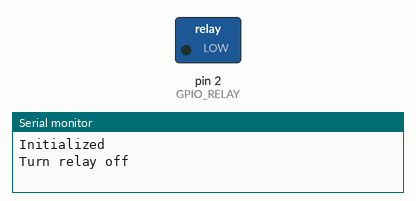
Recording of a sketch running on a simulated Arduino Uno, built with avr-gcc and run on an emulated ATmega328P. On the bench: switched loads named in the sketch (green lamp = pin HIGH), the last lines printed to the serial monitor.

Above: at 2.5 s.
At 7.5 s:
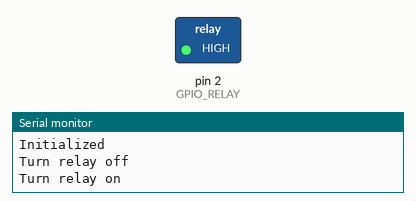
Timing chart, 0 to 13.0 s (numbered marks = the images above):
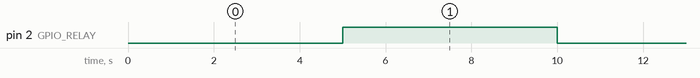

Measured:
- by itself, pin 2 (GPIO_RELAY): alternates HIGH for 5.0 s and LOW for 5.0 s

The sketch:

main.ino
```cpp
// (licence header left out)
#include <Arduino.h>

#define GPIO_RELAY 2
#define TIMER 5000

#define LOG Serial.println

void setup(void)
{
  Serial.begin(115200);
  pinMode(GPIO_RELAY, OUTPUT);
  LOG("Initialized");
}

void loop(void)
{
  int next = LOW;
  while (1)
  {
    if (next == HIGH)
    {
      LOG("Turn relay on");
    }
    else
    {
      LOG("Turn relay off");
    }
    digitalWrite(GPIO_RELAY, next);
    delay(TIMER);
    next = (next == LOW) ? HIGH : LOW;
  }
}
```
